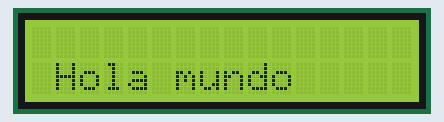
Recording of a sketch running on a simulated Arduino Uno, built with avr-gcc and run on an emulated ATmega328P. Parts: 16×2 character LCD.

Above: at 0.1 s.
At 0.6 s:
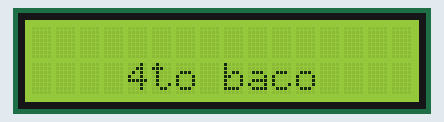

Measured:
- what the display in image 1 shows lasts 0.5 s, from 0.6 s to 1.1 s

The sketch:

pantalla_lcd.ino
```cpp
#include<LiquidCrystal.h>
//Asignacion de pines utilizados en nuestro LED
const int rs = 12, en = 11, d4 = 5, d5 = 4, d6 = 3, d7 = 2;
//indicacion a la libreria sobre los pines que utiliza
LiquidCrystal led (rs, en, d4, d5, d6, d7);
void setup()
{
  // indicamos que usaremos en led de 16x2
  led.begin(16,2);
}

void loop()
{
 led.setCursor(1,1);//ubicacion de nuestro cursos
 led.print ("Hola mundo");// mensaje que proyecta nuetra led
 delay(500);
 led.clear();//limpiar led
 led.setCursor(4,1);//ubicacion de nuestro cursos
 led.print ("4to baco");// mensaje que proyecta nuetra led
 delay(500);
 led.clear();//limpiar led

}
```
